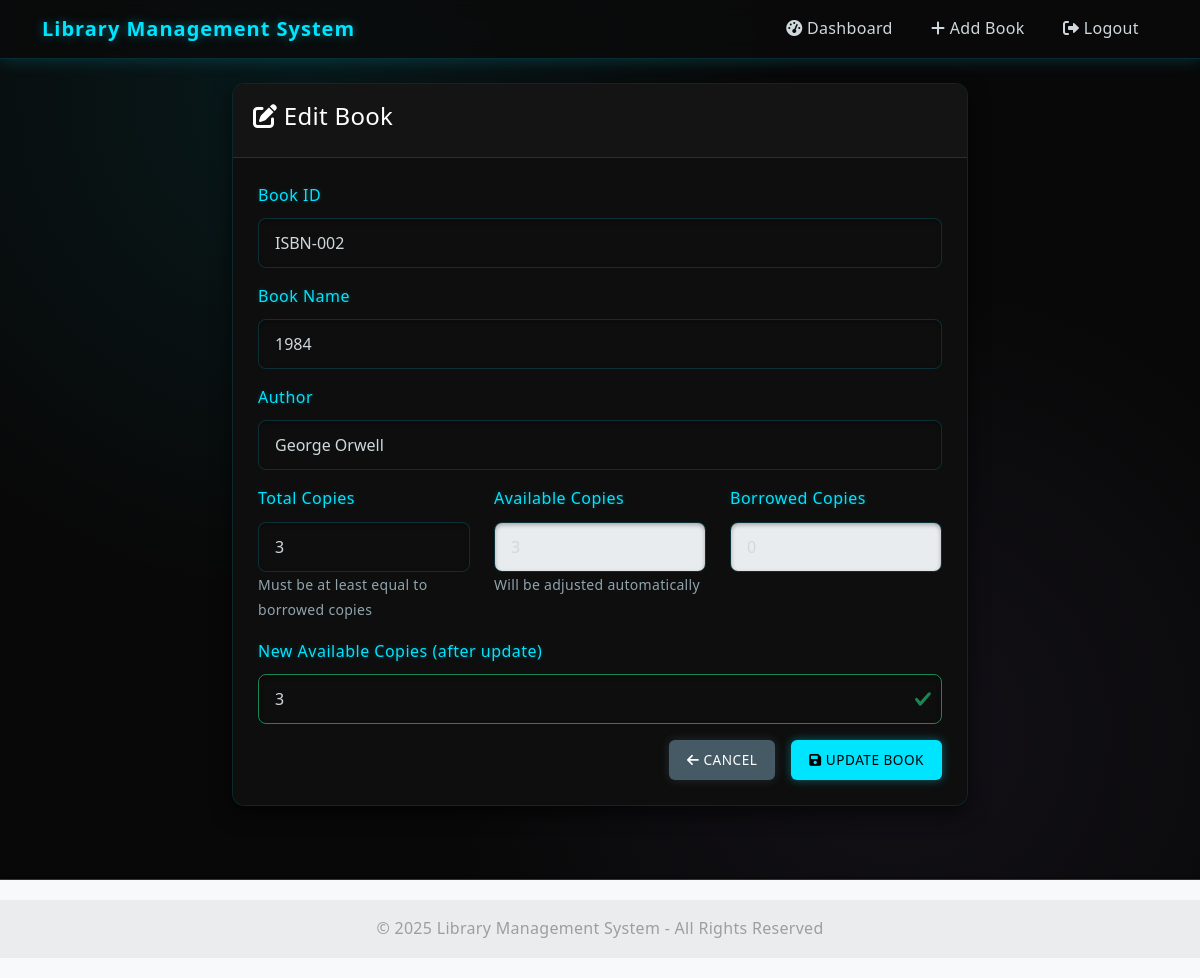
The app's page /admin/edit_book.php?id=2 (signed in) with its own data.
### tables this page shows
CREATE TABLE IF NOT EXISTS books (
    id INT AUTO_INCREMENT PRIMARY KEY,
    book_id VARCHAR(50) NOT NULL UNIQUE,
    book_name VARCHAR(255) NOT NULL,
    author VARCHAR(100) NOT NULL,
    total_copies INT NOT NULL DEFAULT 1,
    available_copies INT NOT NULL DEFAULT 1,
    created_at TIMESTAMP DEFAULT CURRENT_TIMESTAMP,
    updated_at TIMESTAMP DEFAULT CURRENT_TIMESTAMP ON UPDATE CURRENT_TIMESTAMP
);

### includes/db.php (called while the page is built, shortened)
<?php
class Database {
    private static $instance = null;
    private $conn;
    private function __construct() {
        try {
            $dsn = "mysql:host=" . DB_HOST . ";dbname=" . DB_NAME;
            $options = [
                PDO::ATTR_ERRMODE => PDO::ERRMODE_EXCEPTION,
                PDO::ATTR_DEFAULT_FETCH_MODE => PDO::FETCH_ASSOC,
                PDO::ATTR_EMULATE_PREPARES => false,
            ];
            $this->conn = new PDO($dsn, DB_USER, DB_PASS, $options);
        } catch (PDOException $e) {
            die("Connection failed: " . $e->getMessage());
        }
    }
    public static function getInstance() {
        if (self::$instance == null) {
            self::$instance = new Database();
        }
        return self::$instance;
    }
    public function query($query, $params = []) {
        try {
            $stmt = $this->conn->prepare($query);
            $stmt->execute($params);
            return $stmt;
        } catch (PDOException $e) {
            echo "Query Error: " . $e->getMessage();
            return false;
        }
    }
    public function getRow($query, $params = []) {
        $stmt = $this->query($query, $params);
        if ($stmt) {
            return $stmt->fetch();
        }
        return false;
    }
}
?>

### admin/edit_book.php (the view, shortened to what this page needs)
<?php
require_once '../includes/db.php';
$db = Database::getInstance();
$id = isset($_GET['id']) ? (int)$_GET['id'] : 0;
$bookDetails = $db->getRow("SELECT * FROM books WHERE id = ?", [$id]);
$borrowed_copies = $bookDetails['total_copies'] - $bookDetails['available_copies'];
$book = [
    'id' => $bookDetails['id'],
    'book_id' => $bookDetails['book_id'],
    'book_name' => $bookDetails['book_name'],
    'author' => $bookDetails['author'],
    'total_copies' => $bookDetails['total_copies'],
    'available_copies' => $bookDetails['available_copies'],
    'borrowed_copies' => $borrowed_copies
];
include_once '../includes/header.php';
?>
<div class="row">
    <div class="col-md-8 offset-md-2">
        <div class="card">
            <div class="card-header bg-primary text-white">
                <h4><i class="fas fa-edit"></i> Edit Book</h4>
            </div>
            <div class="card-body">
                <form method="post" action="">
                    <div class="mb-3">
                        <label for="book_id" class="form-label">Book ID</label>
                        <input type="text" class="form-control" id="book_id" name="book_id" value="<?php echo htmlspecialchars($book['book_id']); ?>" required>
                    </div>
                    <div class="mb-3">
                        <label for="book_name" class="form-label">Book Name</label>
                        <input type="text" class="form-control" id="book_name" name="book_name" value="<?php echo htmlspecialchars($book['book_name']); ?>" required>
                    </div>
                    <div class="mb-3">
                        <label for="author" class="form-label">Author</label>
                        <input type="text" class="form-control" id="author" name="author" value="<?php echo htmlspecialchars($book['author']); ?>" required>
                    </div>
                    <div class="row">
                        <div class="col-md-4">
                            <div class="mb-3">
                                <label for="total_copies" class="form-label">Total Copies</label>
                                <input type="number" class="form-control" id="total_copies" name="total_copies" value="<?php echo $book['total_copies']; ?>" min="<?php echo $book['borrowed_copies']; ?>" required>
                                <small class="text-muted">Must be at least equal to borrowed copies</small>
                            </div>
                        </div>
                        <div class="col-md-4">
                            <div class="mb-3">
                                <label for="available_copies" class="form-label">Available Copies</label>
                                <input type="number" class="form-control" id="available_copies" value="<?php echo $book['available_copies']; ?>" disabled>
                                <small class="text-muted">Will be adjusted automatically</small>
                            </div>
                        </div>
                        <div class="col-md-4">
                            <div class="mb-3">
                                <label for="borrowed_copies" class="form-label">Borrowed Copies</label>
                                <input type="number" class="form-control" id="borrowed_copies" value="<?php echo $book['borrowed_copies']; ?>" disabled>
                            </div>
                        </div>
                    </div>
                    <div class="mb-3">
                        <label for="new_available" class="form-label">New Available Copies (after update)</label>
                        <input type="text" class="form-control" id="new_available" readonly>
                    </div>
                    <div class="d-grid gap-2 d-md-flex justify-content-md-end">
                        <a href="<?php echo APP_URL; ?>/admin/dashboard.php" class="btn btn-secondary me-md-2">
                            <i class="fas fa-arrow-left"></i> Cancel
                        </a>
                        <button type="submit" class="btn btn-primary">
                            <i class="fas fa-save"></i> Update Book
                        </button>
                    </div>
                </form>
            </div>
        </div>
    </div>
</div>
<?php include_once '../includes/footer.php'; ?>

### assets/css/style.css (style rules this page uses)
:root { --primary-glow: #00e5ff; --secondary-glow: #9575cd; --danger-glow: #ff5252; --success-glow: #00e676; --warning-glow: #ffca28; --main-bg: #080808; --card-bg: #0e0e0e; --card-header: #141414; --text-primary: #ffffff; --text-secondary: #cfd8dc; --text-muted: #90a4ae; --border-color: rgba(255, 255, 255, 0.1); }
body { background-color: var(--main-bg); background-image: radial-gradient(circle at 25% 10%, rgba(0, 229, 255, 0.08) 0%, transparent 40%), radial-gradient(circle at 75% 75%, rgba(149, 117, 205, 0.08) 0%, transparent 40%); color: var(--text-secondary); min-height: 100vh; display: flex; flex-direction: column; font-family: 'Segoe UI', Tahoma, Geneva, Verdana, sans-serif; line-height: 1.6; letter-spacing: 0.3px; font-size: 16px; text-rendering: optimizeLegibility; -webkit-font-smoothing: antialiased; }
.card { box-shadow: 0 8px 20px rgba(0, 0, 0, 0.6); margin-bottom: 25px; border-radius: 0.8rem; overflow: hidden; background-color: var(--card-bg); border: 1px solid rgba(0, 188, 212, 0.15); transition: all 0.3s ease; position: relative; }
.card::before { content: ''; position: absolute; top: 0; left: 0; right: 0; height: 2px; background: linear-gradient(90deg, var(--primary-glow), var(--secondary-glow)); opacity: 0; transition: opacity 0.3s ease; }
.card-header { font-weight: bold; background-color: var(--card-header) !important; color: var(--primary-glow); border-bottom: 1px solid rgba(255, 255, 255, 0.1); padding: 18px 20px; position: relative; overflow: hidden; }
.card-body { background-color: var(--card-bg); padding: 25px; position: relative; }
.form-control, .form-select { background-color: rgba(15, 15, 15, 0.6); border: 1px solid rgba(0, 188, 212, 0.2); color: var(--text-secondary); padding: 0.75rem 1rem; height: auto; transition: all 0.3s ease; border-radius: 0.5rem; box-shadow: inset 0 2px 4px rgba(0, 0, 0, 0.3); backdrop-filter: blur(5px); }
.form-control::placeholder { color: rgba(176, 190, 197, 0.5); transition: color 0.3s ease; }
.form-label { color: var(--primary-glow); font-weight: 500; margin-bottom: 0.6rem; letter-spacing: 0.5px; transition: color 0.3s ease; text-shadow: 0 0 5px rgba(0, 188, 212, 0.3); }
.text-muted { color: var(--text-muted) !important; }
.btn { font-weight: 500; padding: 10px 18px; border-radius: 6px; transition: all 0.3s ease; text-transform: uppercase; font-size: 0.85rem; letter-spacing: 0.5px; position: relative; overflow: hidden; border: none; }
.btn::before { content: ''; position: absolute; top: 0; left: 0; width: 100%; height: 100%; background: linear-gradient(120deg, transparent, rgba(255, 255, 255, 0.2), transparent); transform: translateX(-100%); transition: 0.6s; }
.btn-primary { background-color: var(--primary-glow); color: #000; box-shadow: 0 0 10px rgba(0, 229, 255, 0.4); }
.btn-secondary { background-color: #455a64; border-color: #455a64; box-shadow: 0 0 10px rgba(69, 90, 100, 0.4); }
.is-valid { border-color: #198754; padding-right: calc(1.5em + 0.75rem); background-repeat: no-repeat; background-position: right calc(0.375em + 0.1875rem) center; background-size: calc(0.75em + 0.375rem) calc(0.75em + 0.375rem); }
a { color: #00bcd4; text-decoration: none; transition: color 0.3s; }

### records on screen
books: book_id "ISBN-002", book_name "1984", author "George Orwell", total_copies "3", available_copies "3"

### other values on screen
APP_NAME "Library Management System"
